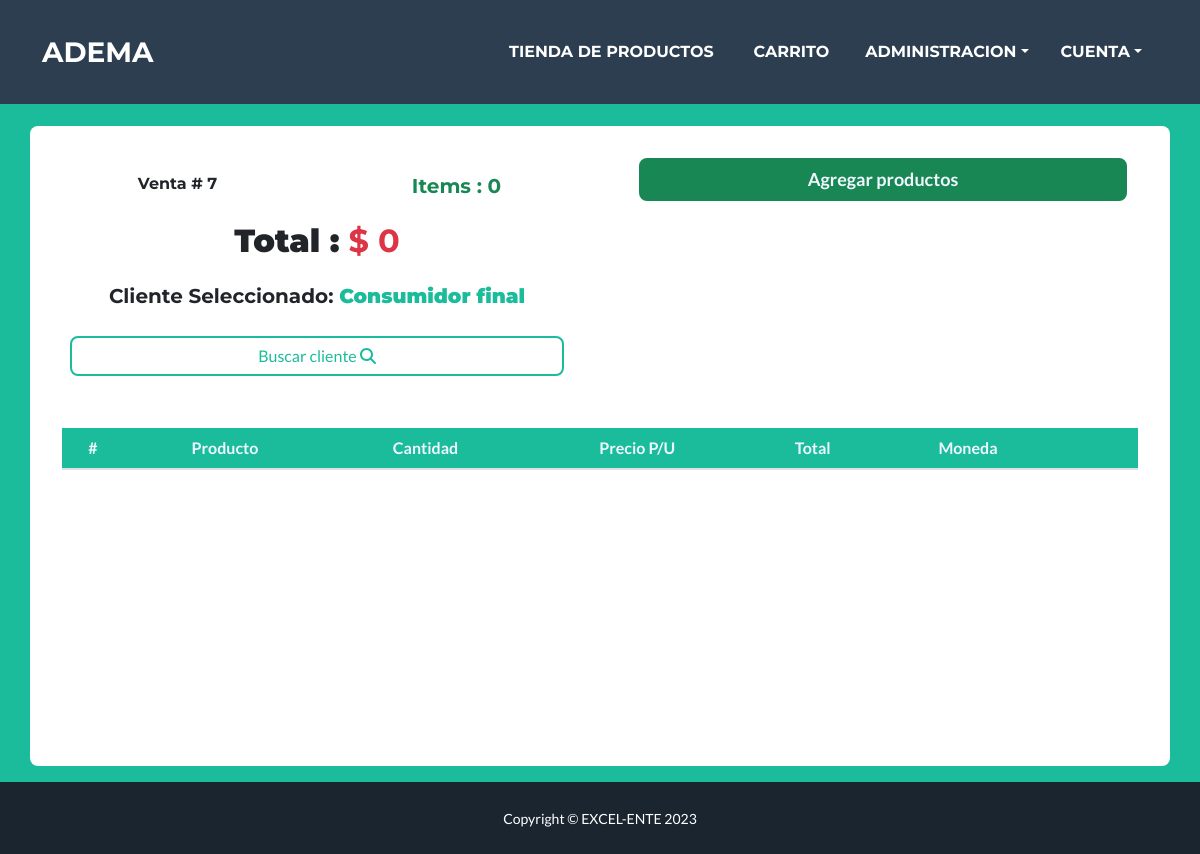
Screenshot of /carrito/ (signed in) with the database file from the repository.
### venta/models.py (models this page shows, shortened)
class Venta(models.Model):
    codigo = models.CharField(max_length=200, null=True, blank=True)
    cliente = models.ForeignKey(Cliente,on_delete=models.CASCADE,blank=True,null=True,default=1)
    vendedor = models.ForeignKey(Vendedor,on_delete=models.DO_NOTHING,blank=True,null=True)
    fecha = models.DateTimeField( null=True, blank=True)
    total = models.DecimalField(max_length=25, decimal_places=2, max_digits=10, null=True)
    total_dolares =  models.DecimalField(max_length=25, decimal_places=2, max_digits=10, null=True)
    total_bolivianos =  models.DecimalField(max_length=25, decimal_places=2, max_digits=10, null=True)
    nombre_factura = models.CharField(verbose_name='Vendedor',max_length=200, null=True, blank=True)
    nit = models.IntegerField(null=True, blank=True)
    razon_cancelacion = models.CharField(max_length=200, null=True, blank=True)
    ESTADO_CREADA = 0
    ESTADO_PAGADA = 1
    ESTADO_FACTURADA = 2
    ESTADO_FINALIZADA = 3
    ESTADO_CANCELADA = 4
    ESTADO_ANULADA = 5
    ESTADOS = (
        (ESTADO_CREADA, 'creada'),
        (ESTADO_PAGADA, 'pagada'),
        (ESTADO_FACTURADA, 'facturada'),
        (ESTADO_FINALIZADA, 'finalizada'),
        (ESTADO_CANCELADA, 'cancelada'),
        (ESTADO_ANULADA, 'anulada'),
    )
    estado = FSMIntegerField(choices=ESTADOS, default=0, protected=True)
    @property
    def get_cart_total(self):
        detalleventas = self.detalleventa_set.all().filter(moneda='Pesos')
        total = sum([item.get_total for item in detalleventas])
        return total
    @property
    def get_cart_total_dolares(self):
        detalleventas = self.detalleventa_set.all().filter(moneda='Dolares')
        total = sum([item.get_total for item in detalleventas])
        return total
    @property
    def get_cart_total_bolivianos(self):
        detalleventas = self.detalleventa_set.all().filter(moneda='Bolivianos')
        total = sum([item.get_total for item in detalleventas])
        return total
    @property
    def get_cart_items(self):
        detalleventas = self.detalleventa_set.all()
        total = sum([item.cantidad for item in detalleventas])
        return total

### agenda/models.py (models this page shows)
class Cliente(models.Model):
    nombre = models.CharField(unique=True,max_length=200, null=True, blank=True)
    direccion = models.CharField(max_length=200,blank=True,null=True)
    email = models.EmailField(blank=True,null=True)
    def __str__(self):
        return self.nombre

### venta/views.py (the view, shortened to what this page needs)
# urls.py: path('carrito/', views.carrito, name='carrito'),
@login_required(login_url='/admin/login/')
def carrito(request):
    usuario_actual = request.user
    asignacion_usuario = Asignacion.objects.filter(usuario=usuario_actual).first()
    if asignacion_usuario:
        caja_usuario = asignacion_usuario.caja
    else:
        caja_usuario = 'caja_1'  # Puedes definir una caja predeterminada o manejarlo de otra manera
    venta = obtener_venta_actual(caja_usuario)  # Pasa la caja del usuario a la función obtener_venta_actual()
    lista_detalle = DetalleVenta.objects.filter(venta=venta)
    lista_clientes = Cliente.objects.all()
    data = {}
    return render(request, 'venta/carrito.html',
                  {'lista_detalle': lista_detalle, 'venta': venta, 'data': data,'lista_clientes':lista_clientes,})

### venta/views.py (called while the page is built)
def obtener_venta_actual(caja_usuario):
    venta = Venta.objects.filter(estado=Venta.ESTADO_FACTURADA, nombre_factura=caja_usuario).first()
    if not venta:
        venta = Venta.objects.filter(estado=Venta.ESTADO_PAGADA, nombre_factura=caja_usuario).first()
    if not venta:
        venta, create = Venta.objects.get_or_create(estado=Venta.ESTADO_CREADA, nombre_factura=caja_usuario)
        venta.save()
    if not venta.codigo:
        venta.codigo = str(venta.id)
        venta.save()
    return venta

### venta/templates/venta/carrito.html (shortened to what this page needs)
{% extends 'core/base.html' %}
{% load static %}
{% load humanize %}
{% block content %}
<div class="container">
    <div class="" style="text-align: start;">
        <h1 class="text-light p-3" style="margin-top: 70px;"><b></b></h1>
    </div>
    <div class="row" style="min-height: 80vh;">
        <div class="card p-3" style="border: none;">
            <div class="row">
                <div class="col-6 card p-3" style="border: none;text-align: center;">
                    <div class="row mt-3">
                        <div class="col-6">
                            <h6 class="text-dark">Venta # {{ venta.codigo }}</h6>
                        </div>
                        <div class="col-6">
                            <h5 class="text-success">Items : {{ venta.get_cart_items|floatformat:0|intcomma }}</h5>
                        </div>
                    </div>
                    <div class="row mt-3">
                        <h2 class="text-danger"><b class="text-dark">Total :</b> $ {{ venta.get_cart_total|intcomma }}</h2>
                    </div>
                    <div class="row mt-3">
                        <h5 class="text-dark">Cliente Seleccionado:
                            <b class="text-primary">
                            {{ venta.cliente }}
                            </b>
                        </h5>
                    </div>
                    <div class="row" style="align-items: center;margin: 20px;">
                        <button class="btn btn-outline-primary" type="button" data-toggle="modal" data-target="#modalClientes">
                            Buscar cliente <i class="fas fa-search"></i>
                        </button>
                    </div>
                </div>
                <div class="col-6 text-center">
                    <div class="container mt-3 text-dark">
                        <div class="row" style="margin: 15px;">
                            <button class="btn btn-success" data-toggle="" data-target="/producto/create">
                                <b style="font-size: large;"><a href="/" style="color: aliceblue; text-decoration: none;">Agregar productos</a></b>
                            </button>
                        </div>
                    </div>
                </div>
            </div>
            <div class="card-body">
            <div class="row justify-content-center">
                <div class="row card" style="border: none;">
                    <table class="table">
                        <thead class="bg-primary" style="color: aliceblue;">
                        <tr>
                            <th scope="col">#</th>
                            <th scope="col">Producto</th>
                            <th scope="col">Cantidad</th>
                            <th scope="col">Precio P/U</th>
                            <th scope="col">Total</th>
                            <th scope="col">Moneda</th>
                            {% if venta.estado == venta.ESTADO_CREADA %}
                                <th class="text-center" scope="col"></th>
                                <th class="text-center" scope="col"></th>
                            {% endif %}
                        </tr>
                        </thead>
                    </table>
                </div>
                <div class="row card" style="border: none;">
                </div>
            </div>
            </div>
        </div>
    </div>
</div>
{% endblock %}

### rows the page displays
Venta: codigo "7", get_cart_items "0", get_cart_total "0", cliente "Consumidor final"
